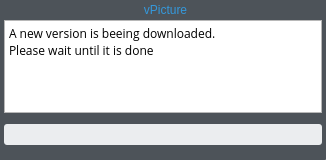
<?xml version="1.0" encoding="UTF-8"?>
<ui version="4.0">
 <class>Updates</class>
 <widget class="QWidget" name="Updates">
  <property name="geometry">
   <rect>
    <x>0</x>
    <y>0</y>
    <width>326</width>
    <height>160</height>
   </rect>
  </property>
  <property name="windowTitle">
   <string notr="true">Form</string>
  </property>
  <widget class="QLabel" name="label_Background_border">
   <property name="geometry">
    <rect>
     <x>-3</x>
     <y>-1</y>
     <width>329</width>
     <height>161</height>
    </rect>
   </property>
   <property name="font">
    <font>
     <family>Open Sans</family>
     <weight>75</weight>
     <bold>true</bold>
    </font>
   </property>
   <property name="mouseTracking">
    <bool>true</bool>
   </property>
   <property name="styleSheet">
    <string notr="true">#label_Background_border{
background-color: rgba(21, 30, 38, 190); /*#3498DB #E2EAEB  (46, 64, 82, 245)*/;
border-radius: 1px;
}
/*border-top-left-radius: 5px;
border-top-right-radius: 5px;
border-bottom-right-radius: 3px;
border-bottom-left-radius: 3px;*/</string>
   </property>
   <property name="text">
    <string notr="true"/>
   </property>
  </widget>
  <widget class="QPlainTextEdit" name="plainTextEdit">
   <property name="geometry">
    <rect>
     <x>4</x>
     <y>20</y>
     <width>318</width>
     <height>93</height>
    </rect>
   </property>
   <property name="font">
    <font>
     <family>Open Sans</family>
     <pointsize>9</pointsize>
    </font>
   </property>
   <property name="styleSheet">
    <string notr="true">QTextEdit{
background-color: white;
}</string>
   </property>
   <property name="readOnly">
    <bool>true</bool>
   </property>
   <property name="plainText">
    <string>A new version is beeing downloaded.
Please wait until it is done</string>
   </property>
  </widget>
  <widget class="QWidget" name="widget_TopMacButtons" native="true">
   <property name="geometry">
    <rect>
     <x>1</x>
     <y>3</y>
     <width>41</width>
     <height>13</height>
    </rect>
   </property>
   <property name="styleSheet">
    <string notr="true"/>
   </property>
   <layout class="QHBoxLayout" name="horizontalLayout_7">
    <property name="spacing">
     <number>0</number>
    </property>
    <property name="leftMargin">
     <number>0</number>
    </property>
    <property name="topMargin">
     <number>0</number>
    </property>
    <property name="rightMargin">
     <number>0</number>
    </property>
    <property name="bottomMargin">
     <number>0</number>
    </property>
    <item>
     <widget class="QPushButton" name="pushButton_Exit_2">
      <property name="styleSheet">
       <string notr="true">QPushButton{
	border: none;
	image: url(:/Exit/exit_mac_os);
}
QPushButton:hover{
	image: url(:/Exit/exit_hover_mac_os);
}</string>
      </property>
      <property name="text">
       <string notr="true"/>
      </property>
      <property name="iconSize">
       <size>
        <width>48</width>
        <height>18</height>
       </size>
      </property>
     </widget>
    </item>
    <item>
     <widget class="QPushButton" name="pushButton_Reduce_2">
      <property name="styleSheet">
       <string notr="true">QPushButton{
	border: none;
	image: url(:/Reduce/reduce_mac_os);
}
QPushButton:hover{
	image: url(:/Reduce/reduce_hover_mac_os);
}</string>
      </property>
      <property name="text">
       <string notr="true"/>
      </property>
      <property name="iconSize">
       <size>
        <width>28</width>
        <height>18</height>
       </size>
      </property>
     </widget>
    </item>
   </layout>
  </widget>
  <widget class="QPushButton" name="pushButton_Exit">
   <property name="geometry">
    <rect>
     <x>290</x>
     <y>-1</y>
     <width>26</width>
     <height>18</height>
    </rect>
   </property>
   <property name="minimumSize">
    <size>
     <width>26</width>
     <height>18</height>
    </size>
   </property>
   <property name="maximumSize">
    <size>
     <width>26</width>
     <height>18</height>
    </size>
   </property>
   <property name="baseSize">
    <size>
     <width>26</width>
     <height>18</height>
    </size>
   </property>
   <property name="cursor">
    <cursorShape>ArrowCursor</cursorShape>
   </property>
   <property name="styleSheet">
    <string notr="true">QPushButton{
	border: none;
	image: url(:/Exit/exit_windows_os);
}
QPushButton:hover{
	image: url(:/Exit/exit_hover_windows_os);
}</string>
   </property>
   <property name="text">
    <string notr="true"/>
   </property>
   <property name="iconSize">
    <size>
     <width>26</width>
     <height>18</height>
    </size>
   </property>
  </widget>
  <widget class="QLabel" name="label_title">
   <property name="geometry">
    <rect>
     <x>50</x>
     <y>0</y>
     <width>231</width>
     <height>20</height>
    </rect>
   </property>
   <property name="sizePolicy">
    <sizepolicy hsizetype="Fixed" vsizetype="Fixed">
     <horstretch>0</horstretch>
     <verstretch>0</verstretch>
    </sizepolicy>
   </property>
   <property name="mouseTracking">
    <bool>true</bool>
   </property>
   <property name="styleSheet">
    <string notr="true">font: bold 9pt &quot;Open Sans&quot;;
color: #3498db;
</string>
   </property>
   <property name="text">
    <string notr="true">vPicture</string>
   </property>
   <property name="alignment">
    <set>Qt::AlignCenter</set>
   </property>
  </widget>
  <widget class="QProgressBar" name="progressBar_Upload">
   <property name="geometry">
    <rect>
     <x>4</x>
     <y>124</y>
     <width>318</width>
     <height>21</height>
    </rect>
   </property>
   <property name="styleSheet">
    <string notr="true"> QProgressBar {
     border-radius: 3px;
	 background-color: #EBEDEF;
     height: 6px;
 }

 QProgressBar::chunk {
     background-color: #3498DB;
	 border-top-left-radius: 3px; 
     border-bottom-left-radius: 3px;
	 border-bottom-right-radius: 3px;
	border-top-right-radius: 3px;
 }

</string>
   </property>
   <property name="value">
    <number>0</number>
   </property>
   <property name="textVisible">
    <bool>false</bool>
   </property>
   <property name="invertedAppearance">
    <bool>false</bool>
   </property>
   <property name="format">
    <string notr="true">%p%</string>
   </property>
  </widget>
 </widget>
 <resources/>
 <connections/>
</ui>
